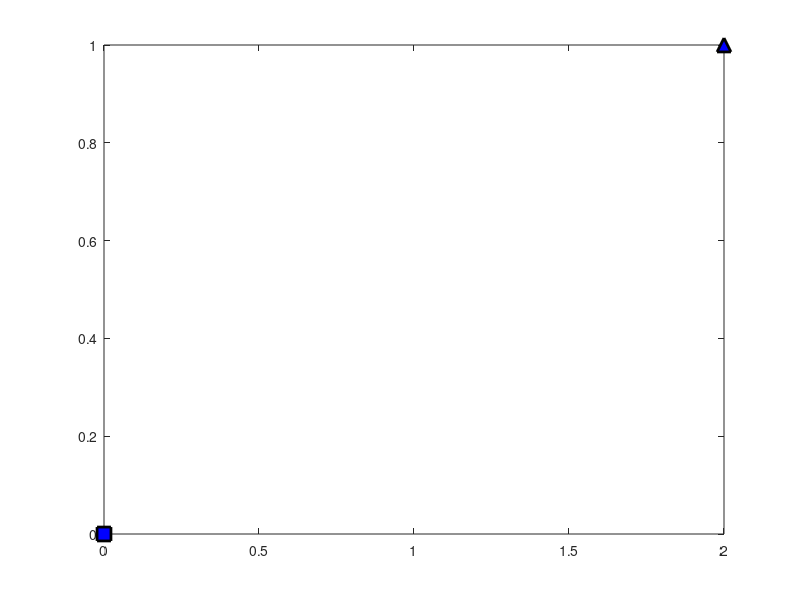

This figure's MATLAB source: (Note: this script raises an error after producing the figure.)
%% Risk bounded continuous-time trajectory planning is dynamic uncertain environment
%% Example B : Risk Bounded Lane Changing for Autonomous Vehicles
%% Time-Varying-SOS
clc; clear all; 

%% start and goal points
x0 = [0,0]; xT = [2,1];
plot(x0(1),x0(2),'s','LineWidth',2,'MarkerSize',10,'MarkerEdgeColor','k','MarkerFaceColor','b'); hold on
plot(xT(1),xT(2),'^','LineWidth',2,'MarkerSize',10,'MarkerEdgeColor','k','MarkerFaceColor','b'); 

%% obtained optimal piece-wise linear trajectories via time-varying-SOS
% traj=[px(t),py(t)]
syms t
traj_1 = [1.0151247964341321*t, 0.3508290245957282*t];
traj_2 = [0.9848752035658679*t + 1.0151247964341321, 0.6491709754042718*t + 0.3508290245957282];

%reparameterization: t in [0,1] to t in [0,0.5] or to t in [0.5,1]
traj_1 = subs(traj_1, t, (t-0)/(0.5-0)); traj_2 = subs(traj_2, t, (t-0.5)/(1-0.5));

% full trajectory
traj=[double(subs(traj_1, t, [0:0.1:0.5]'));
     double(subs(traj_2, t, [0.5:0.1:1]'))];

%% Plots
fig_num = 1;k=1;
tt=[0:0.1:0.4, 0.6, 0.8:0.1:1];% plot time steps
traj_t=[double(subs(traj_1, t, [0:0.1:0.4]')) ; double(subs(traj_2, t, [0.6,0.8:0.1:1]'))];
for i=1:9
t=tt(i);
subplot(3,3,fig_num);
hold on;fig_num=fig_num+1;

% initial and goal points
plot(x0(1),x0(2),'s','LineWidth',2,'MarkerSize',10,'MarkerEdgeColor','k','MarkerFaceColor','b'); 
plot(xT(1),xT(2),'^','LineWidth',2,'MarkerSize',10,'MarkerEdgeColor','k','MarkerFaceColor','b'); 

% full trajectory
plot(traj(:,1)', traj(:,2)','g','LineWidth',2)

% trajectory at time t
plot(traj_t(k,1), traj_t(k,2),'o','LineWidth',2,'MarkerSize',5,'MarkerEdgeColor','k','MarkerFaceColor','r')
k=k+1;

end